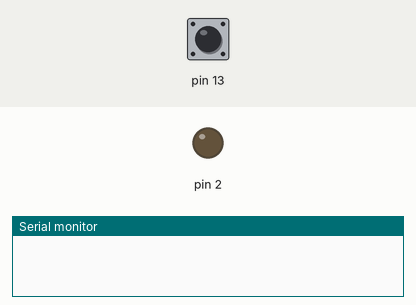
This sketch was run on a simulated Arduino Uno, built with avr-gcc and run on an emulated ATmega328P. On the bench: output pins drawn as LEDs (lit = HIGH), the last lines printed to the serial monitor. The test bench sets the inputs (shaded band); at power-on: pin 13 HIGH.

Above: at 1.2 s.
1.3 s: pin 13 pulled LOW for 0.15 s
At 1.5 s:
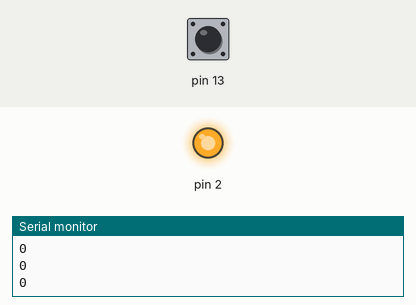
Timing chart, 0 to 7.7 s (numbered marks = the images above; inputs shaded):
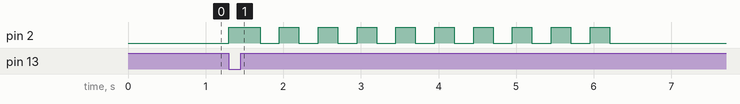

The sketch:

button__.ino
```cpp
int check=0;
int flag=0;
int i;
int duration=0;

void setup() {
  // put your setup code here, to run once:
  Serial.begin(9600);
  pinMode(13,INPUT_PULLUP);
  pinMode(2,OUTPUT);

}

void loop() {
  // put your main code here, to run repeatedly:
  check=digitalRead(13);
  if(check==0)
  {
    digitalWrite(2,HIGH);
    Serial.println(check);
    flag=1;

    }
  else if(check==1&&flag==1){
      /*方法一
        for(i=0;i<=20;i+=1){
        digitalWrite(2,HIGH);
        delay(250);
        digitalWrite(2,LOW);
        delay(250);
      }*/
      //方法二
      int starttime=millis();
      while(duration<=5000){
        digitalWrite(2,HIGH);
        delay(250);
        digitalWrite(2,LOW);
        delay(250);
        duration=millis()-starttime;
        Serial.println(duration);
        }


      flag=0;
      duration=0;

    }
  else{
    digitalWrite(2,LOW);

  }


}
```

Measured:
- after the input at 1.3 s, pin 2: LOW → HIGH at once, then repeats every 0.50 s: LOW 0.25 s, HIGH 0.25 s, until it stays LOW from 6.2 s
